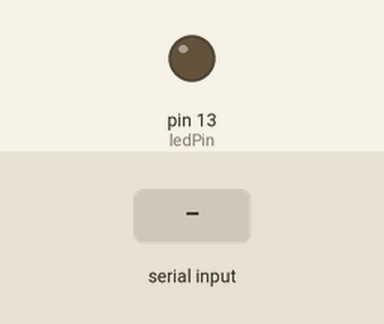
This sketch was run on a simulated Arduino Uno, built with avr-gcc and run on an emulated ATmega328P. Shown: output pins drawn as LEDs (lit = HIGH). Inputs (shaded band) come from the test bench.

Above: at 1.2 s.
1.3 s: "1" received over Serial
At 2.1 s:
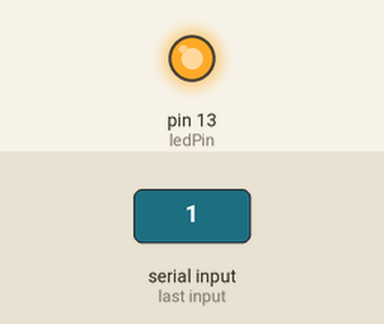
4.3 s: "0" received over Serial
At 4.8 s:
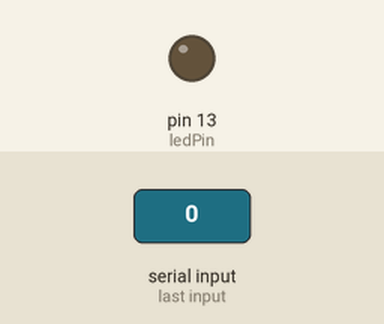
Timing chart, 0 to 7.3 s (numbered marks = the images above; inputs shaded):
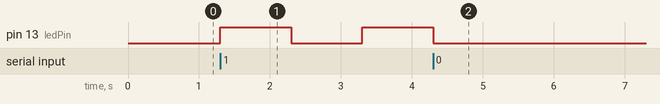

The sketch:

Arduino_DigitalOutput.ino
```cpp
/*
Demo of making blink without using delay
*/

int ledPin = 13;
long lastTriggeredTime  = 0;
int onTime = 1000;
int offTime = 1000;
boolean blinkOrNot;

void setup() {
  pinMode(ledPin, OUTPUT);
  lastTriggeredTime = millis();
  Serial.begin(9600);
}

void loop() {
  //check serial port input for new command.
  if(Serial.available()){
    char incomingData = Serial.read();
    if(incomingData == '1'){
      blinkOrNot = true;
      lastTriggeredTime = millis(); //don't forget to reset time;
    }
    if(incomingData == '0'){
      blinkOrNot = false;
    }
  }


  if(blinkOrNot == true){
    blinkLED();
  }else{
    turnOffLED();
  }
}

void blinkLED(){
   // blink the led using timer check
  if(millis()-lastTriggeredTime < onTime){
    digitalWrite(ledPin, HIGH);
  }else if(millis()-lastTriggeredTime < onTime+offTime){
    digitalWrite(ledPin, LOW);
  }else{
    lastTriggeredTime = millis();
  }
}

void turnOffLED(){
  digitalWrite(ledPin, LOW);
}
```

Measured:
- after the input at 1.3 s, pin 13 (ledPin): LOW → HIGH at once, → LOW 1.0 s later, → HIGH 1.0 s later
- after the input at 4.3 s, pin 13 (ledPin): goes on until 4.3 s, then stays LOW
